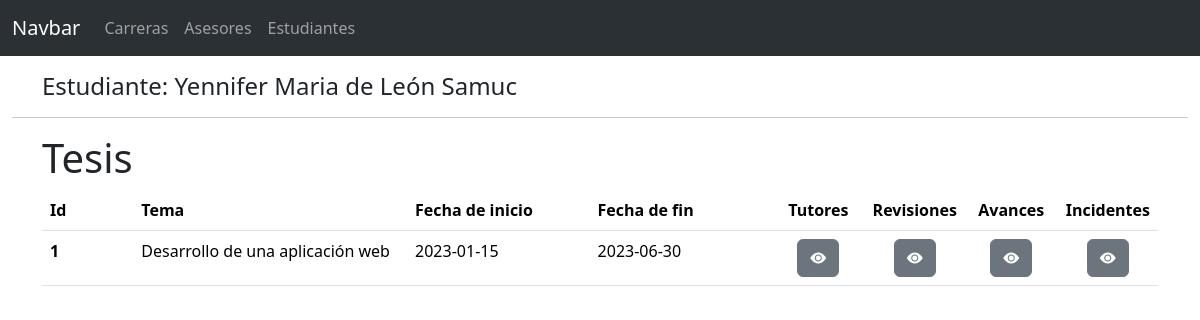
Page /view_tesis.php?s=1&c=1 on the committed database.
### tables this page shows
CREATE TABLE Estudiante (
    id_estudiante INT NOT NULL PRIMARY KEY,
    primer_nombre VARCHAR(100) NOT NULL,
    segundo_nombre VARCHAR(100),
    primer_apellido VARCHAR(100) NOT NULL,
    segundo_apellido VARCHAR(100) NOT NULL,
    email VARCHAR(150) NOT NULL,
    telefono VARCHAR(15),
    estado BOOLEAN NOT NULL DEFAULT TRUE
);

CREATE TABLE Tesis (
    id_tesis INT AUTO_INCREMENT PRIMARY KEY,
    tema VARCHAR(255) NOT NULL,
    fecha_inicio DATE NOT NULL,
    fecha_fin DATE,
    id_estudiante INT UNIQUE,
    estado BOOLEAN NOT NULL DEFAULT TRUE
);

### controller/db/StudentDB.php (called while the page is built, shortened)
<?php
class StudentDB
{
    public function get($conn, $id)
    {
        $sql = "SELECT * FROM Estudiante WHERE id_estudiante = $id AND estado = TRUE";
        $result = $conn->query($sql);
        if ($row = $result->fetch_assoc()) {
            $student = new Student(
                $row['id_estudiante'],
                $row['primer_nombre'],
                $row['segundo_nombre'] ?? '',
                $row['primer_apellido'],
                $row['segundo_apellido'],
                $row['telefono'],
                $row['email']
            );
            return $student;
        } else {
            return new Student();
        }
    }
}
?>

### model/Student.php (called while the page is built, shortened)
<?php
class Student {
    private $firstName;
    private $secondName;
    private $lastName;
    private $secondLastName;
    public function __construct(
        $id = -1,
        $firstName = '',
        $secondName = '',
        $lastName = '',
        $secondLastName = '',
        $phone = '',
        $email = '',
        $status = true
    ) {
        $this->firstName = $firstName;
        $this->secondName = $secondName;
        $this->lastName = $lastName;
        $this->secondLastName = $secondLastName;
    }
    public function getFirstName() {
        return $this->firstName;
    }
    public function getSecondName() {
        return $this->secondName;
    }
    public function getLastName() {
        return $this->lastName;
    }
    public function getSecondLastName() {
        return $this->secondLastName;
    }
}
?>

### controller/db/StudentAditionalDataDB.php (called while the page is built, shortened)
<?php
class StudentAditionalDataDB{
    public function getTesis($conn, $idStudent, $idCarrer){
        $tesisArray = [];
        $sql= "SELECT Tesis.id_tesis, Tesis.tema, Tesis.fecha_inicio, Tesis.fecha_fin
            FROM estudiante_tesis
            JOIN Tesis ON Tesis.id_tesis = estudiante_tesis.id_estudiante
            WHERE
                estudiante_tesis.id_estudiante = $idStudent
                AND estudiante_tesis.id_carrera = $idCarrer
                AND Tesis.estado = TRUE";
        $result = $conn->query($sql);
        while ($row = $result->fetch_assoc()) {
            $tesisArray[] = new Thesis(
                $row['id_tesis'],
                $row['tema'],
                $row['fecha_inicio'],
                $row['fecha_fin']
            );
        }
        return $tesisArray;
    }
}
?>

### model/Thesis.php (called while the page is built, shortened)
<?php
class Thesis {
    private $id;
    private $topic;
    private $startDate;
    private $endDate;
    public function __construct($id, $topic, $startDate, $endDate) {
        $this->id = $id;
        $this->topic = $topic;
        $this->startDate = $startDate;
        $this->endDate = $endDate;
    }
    public function getId() {
        return $this->id;
    }
    public function getTopic() {
        return $this->topic;
    }
    public function getStartDate() {
        return $this->startDate;
    }
    public function getEndDate() {
        return $this->endDate;
    }
}

### view_tesis.php (the view, shortened to what this page needs)
<?php
include "model/Conexion.php";
include "model/Student.php";
include "model/Thesis.php";
include "controller/db/StudentDB.php";
include "controller/db/StudentAditionalDataDB.php";
$idStudent = $_GET['s'] ?? -1;
$idCarrer = $_GET['c'] ?? -1;
$studentDB = new StudentDB();
$studentDataDB = new StudentAditionalDataDB();
$student = $studentDB->get($conexion, $idStudent);
$thesisArray = $studentDataDB->getTesis($conexion, $idStudent, $idCarrer);
?>
<!DOCTYPE html>
<html lang="en">
<head>
    <link rel="stylesheet" href="https://cdn.jsdelivr.net/npm/bootstrap-icons@1.11.3/font/bootstrap-icons.min.css">
    <link href="https://cdn.jsdelivr.net/npm/bootstrap@5.3.3/dist/css/bootstrap.min.css" rel="stylesheet"
>
</head>
<body>
    <?php include "components/navbar.php" ?>
    <main class="container-fluid">
        <section class="container mt-3">
            <h4>Estudiante:
                <?php
                echo $student->getFirstName()." ";
                echo $student->getSecondName()." ";
                echo $student->getLastName()." ";
                echo $student->getSecondLastName()." ";
                ?>
            </h4>
        </section>
        <hr>
        <section class="container">
            <h1>Tesis</h1>
            <table class="table">
                <thead>
                    <tr>
                        <th scope="col" class="col-1">Id</th>
                        <th scope="col" class="col-3">Tema</th>
                        <th scope="col" class="col-2">Fecha de inicio</th>
                        <th scope="col" class="col-2">Fecha de fin</th>
                        <th scope="col" class="text-center col-1">Tutores</th>
                        <th scope="col" class="text-center col-1">Revisiones</th>
                        <th scope="col" class="text-center col-1">Avances</th>
                        <th scope="col" class="text-center col-1">Incidentes</th>
                    </tr>
                </thead>
                <tbody>
                <?php foreach ($thesisArray as $thesis): ?>
                    <tr>
                        <th scope="row">
                            <?= $thesis->getId() ?>
                        </th>
                        <td>
                            <?= $thesis->getTopic() ?>
                        </td>
                        <td>
                            <?= $thesis->getStartDate() ?>
                        </td>
                        <td>
                            <?= $thesis->getEndDate() ?>
                        </td>
                        <td class="text-center">
                            <button class="btn btn-secondary">
                                <i class="bi bi-eye-fill"></i>
                            </button>
                        </td>
                        <td class="text-center">
                            <button class="btn btn-secondary">
                                <i class="bi bi-eye-fill"></i>
                            </button>
                        </td>
                        <td class="text-center">
                            <button class="btn btn-secondary">
                                <i class="bi bi-eye-fill"></i>
                            </button>
                        </td>
                        <td class="text-center">
                            <button class="btn btn-secondary">
                                <i class="bi bi-eye-fill"></i>
                            </button>
                        </td>
                    </tr>
                <?php endforeach; ?>
                </tbody>
            </table>
        </section>
    </main>
</body>
</html>

### rows in the picture
estudiante: primer_nombre "Yennifer", segundo_nombre "Maria", primer_apellido "de León", segundo_apellido "Samuc"
tesis: id_tesis "1", tema "Desarrollo de una aplicación web", fecha_inicio "2023-01-15", fecha_fin "2023-06-30"
